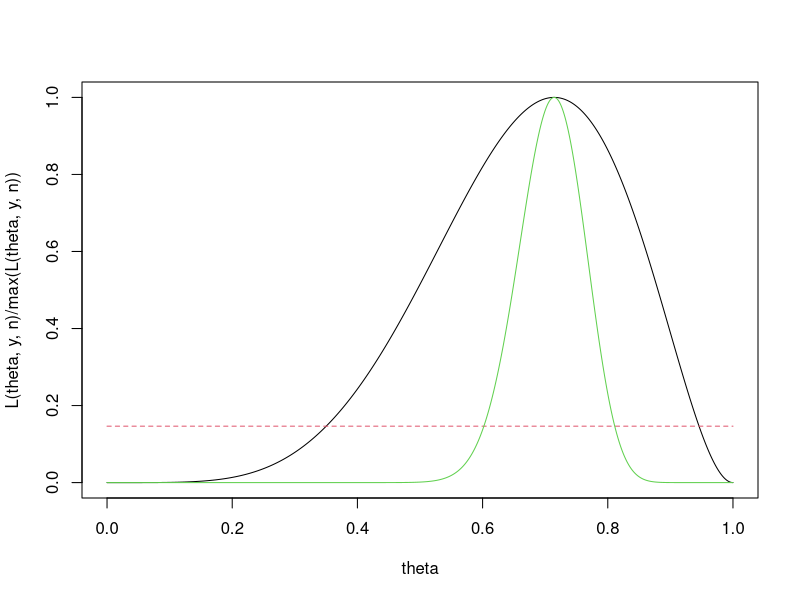
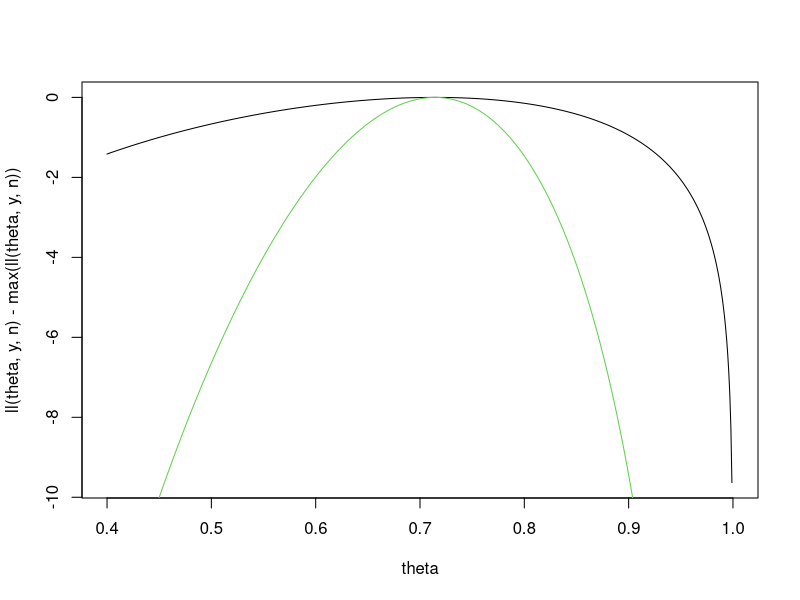
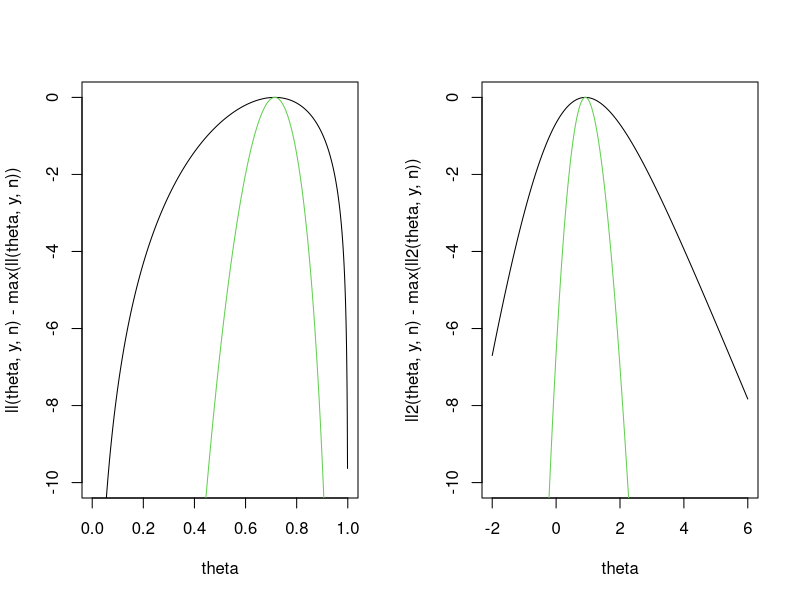
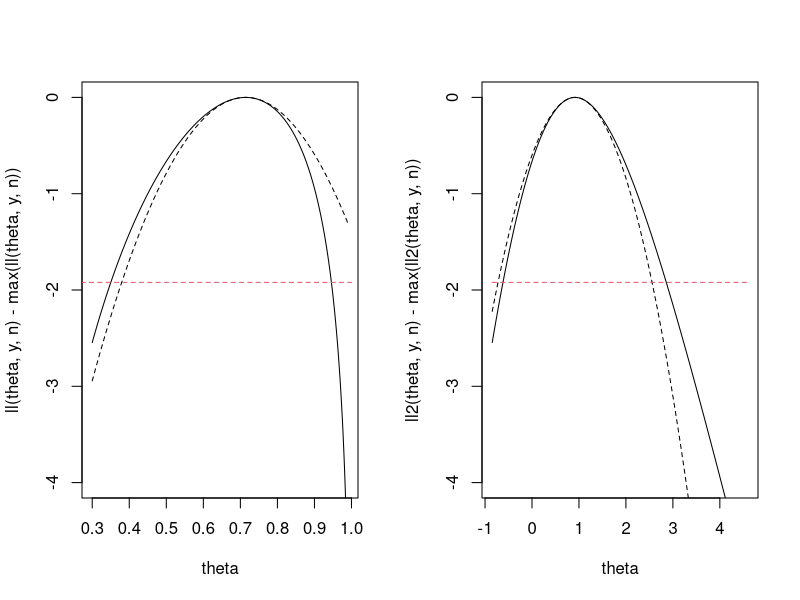

The R source for these figures, in order:
##################################
## remove all variables from work space
rm(list=ls())

##################################
## Likelihood function
L <- function(theta, y, n){
  theta^y * (1 - theta)^(n - y)
}

## Data fill in todays data
n <- 7
y <- 5

## Plot likelihood pf the parameter
theta<- seq(0,1,by=0.001)
plot(theta,L(theta,y,n)/max(L(theta,y,n)),type="l")
alpha <-0.05
lines(c(0,1),exp(-0.5*qchisq(1-alpha,df=1))*c(1,1),
      col=2,lty=2)

## Likelihood ratio
L(y/n,y,n)/L(1/6,y,n)

## What if we had 10 times the number of obs?
n2 <- n * 10
y2 <- y * 10
lines(theta,L(theta,y2,n2)/max(L(theta,y2,n2)),col=3)

## Log - likelihhod
ll <- function(theta,y,n){
  log(theta^y*(1-theta)^(n-y))
}

## Plot log-likelihood
theta<- seq(0.4, 1, by = 0.001)
plot(theta,ll(theta,y,n)-max(ll(theta,y,n)),type="l")
lines(theta,ll(theta,y2,n2)-max(ll(theta,y2,n2)),col=3)


############################################
## Optimize
?optimise

## Find optimal parameters by numerical optimization
(opt1 <- optimise(ll,c(0,1),y=y,n=n,maximum=TRUE))
y/n

## Another optimizer
?nlminb


## Invariance
## Log - likelihhod
ll2 <- function(theta,y,n){
    p <- exp(theta)/(1+exp(theta))
    log(p^y*(1-p)^(n-y))
}

## Optimize likelihood
(opt2 <- optimise(ll2,c(-10,10),y=y,n=n,maximum=TRUE))
## Notice same likelihood
(theta <- opt2$maximum)
## and same parameter
exp(theta)/(1+exp(theta))

ylim <- c(-10,0)
## Plot log-likelihood (original parameter domain)
par(mfrow=c(1,2))
theta<- seq(0, 1, by = 0.001) 
plot(theta,ll(theta,y,n)-max(ll(theta,y,n)),type="l",ylim=ylim)
lines(theta,ll(theta,y2,n2)-max(ll(theta,y2,n2)),col=3)


## Plot log-likelihood (transformed parameter domain)
theta<- seq(-2, 6, by = 0.001)
plot(theta,ll2(theta,y,n)-max(ll2(theta,y,n)),type="l",ylim=ylim)
lines(theta,ll2(theta,y2,n2)-max(ll2(theta,y2,n2)),col=3)
## Likelihood more regular in transformed domain.

##################################################
## Quadratic approximation

## Find hessian numarically
library(numDeriv)
H1 <- as.numeric(hessian(ll,opt1$maximum,y=y,n=n))
V1 <- -1/H1
V1

## What we would expect
opt1$maximum*(1-opt1$maximum)/n


## Plot log-likelihood (original parameter domain)
par(mfrow=c(1,2));ylim=c(-4,0)
theta<- seq(0.3, 0.99, by = 0.001) 
plot(theta,ll(theta,y,n)-max(ll(theta,y,n)),type="l",ylim=ylim)
## Quadratic approximation
lines(theta,0.5 * H1 * (theta -opt1$maximum)^2,lty=2)
## In this case quite bad (due to the small sample

## Likelihood based CI
alpha <-0.05
lines(c(0,1),-0.5*qchisq(1-alpha,df=1)*c(1,1),col=2,lty=2)



## Plot log-likelihood (transformed parameter domain)
theta<- log(theta/(1-theta))
plot(theta,ll2(theta,y,n)-max(ll2(theta,y,n)),type="l",ylim=c(-4,0))

## Hessian (and variance estimate)
H2 <- as.numeric(hessian(ll2,opt2$maximum,y=y,n=n))
V2 <- -1/H2
V2
lines(theta,0.5 * H2 * (theta -opt2$maximum)^2,lty=2)

## Likelihood based CI
alpha <-0.05
lines(range(theta),-0.5*qchisq(1-alpha,df=1)*c(1,1),col=2,lty=2)

## Wald CI
## Original domain:
opt1$maximum + c(-1,1) * qnorm(1-alpha/2) * sqrt(V1)

## Transformed domain:
(CI2 <- opt2$maximum + c(-1,1) * qnorm(1-alpha/2) * sqrt(V2)) ## CI transformed domain

exp(CI2)/(1+exp(CI2)) ## Back to original domain

##################################################
## End
##################################################

